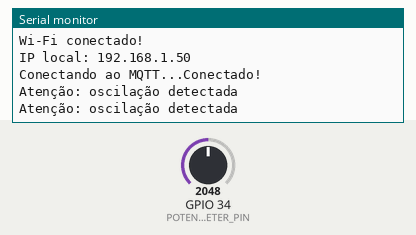
Bench run of a sketch on a simulated ESP32. Parts: the last lines printed to the serial monitor. Inputs (shaded band) come from the test bench; at power-on: GPIO 34 (POTENTIOMETER_PIN) = 2048. WiFi joins after 1.5 s; servers stay silent unless stated; no MQTT or app messages arrive unless stated.

Above: at 2.8 s.
2.9 s: GPIO 34 (POTENTIOMETER_PIN) set to 1895
At 4.2 s:
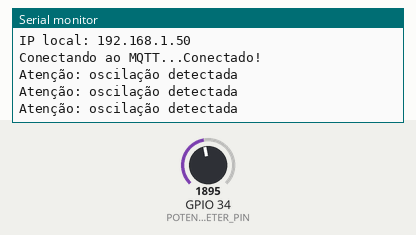
4.4 s: GPIO 34 (POTENTIOMETER_PIN) set to 1790
At 5.0 s:
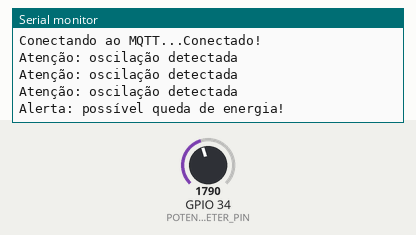

Measured:
- the behaviour switches between 1862 and 1861 on GPIO 34 (POTENTIOMETER_PIN) (found by bisection; images 1 and 2)
- after the input at 4.4 s, the serial monitor: prints a new line after 0.26 s (image 2)

The sketch:

sketch.ino
```cpp
#include <PubSubClient.h>
#include <WiFi.h>

#define POTENTIOMETER_PIN 34 // ESP32 D34 (ADC)

const int ANALOG_THRESHOLD = 1000;
int potValue = 0;
float volt = 0.0;
char tempAr1[6];

WiFiClient espClient;
PubSubClient mqttClient(espClient);

void setup() {
  Serial.begin(115200);
  delay(100);

  setupWiFi();
  setupMqtt();
}

void loop() {

  if (!mqttClient.connected()) {
    connectToBroker();
  }
  mqttClient.loop();

  potValue = analogRead(POTENTIOMETER_PIN);
  volt = (float)potValue / 4095 * 3.3;

  String(volt, 3).toCharArray(tempAr1, 6);
  mqttClient.publish("sigfre/medidor1", tempAr1);

  // Alerta baseado no valor lido
  if (volt < 1.5) {
    mqttClient.publish("sigfre/alerta", "Alerta: possível queda de energia!");
    Serial.println("Alerta: possível queda de energia!");
  } else if (volt < 2.5) {
    mqttClient.publish("sigfre/alerta", "Atenção: oscilação detectada");
    Serial.println("Atenção: oscilação detectada");
  } else {
    mqttClient.publish("sigfre/alerta", "Energia normal");
    Serial.println("Energia normal");
  }

  delay(1000);
}

void setupWiFi() {
  WiFi.begin("Wokwi-GUEST", "");

  Serial.print("Conectando ao Wi-Fi");
  while (WiFi.status() != WL_CONNECTED) {
    delay(500);
    Serial.print(".");
  }

  Serial.println("\nWi-Fi conectado!");
  Serial.print("IP local: ");
  Serial.println(WiFi.localIP());
}

void setupMqtt() {
  mqttClient.setServer("test.mosquitto.org", 1883);
}

void connectToBroker() {
  while (!mqttClient.connected()) {
    Serial.print("Conectando ao MQTT...");
    if (mqttClient.connect("ESP32_SIGRFE")) {
      Serial.println("Conectado!");
    } else {
      Serial.print("Falha. Estado: ");
      Serial.println(mqttClient.state());
      delay(2000);
    }
  }
}
```
